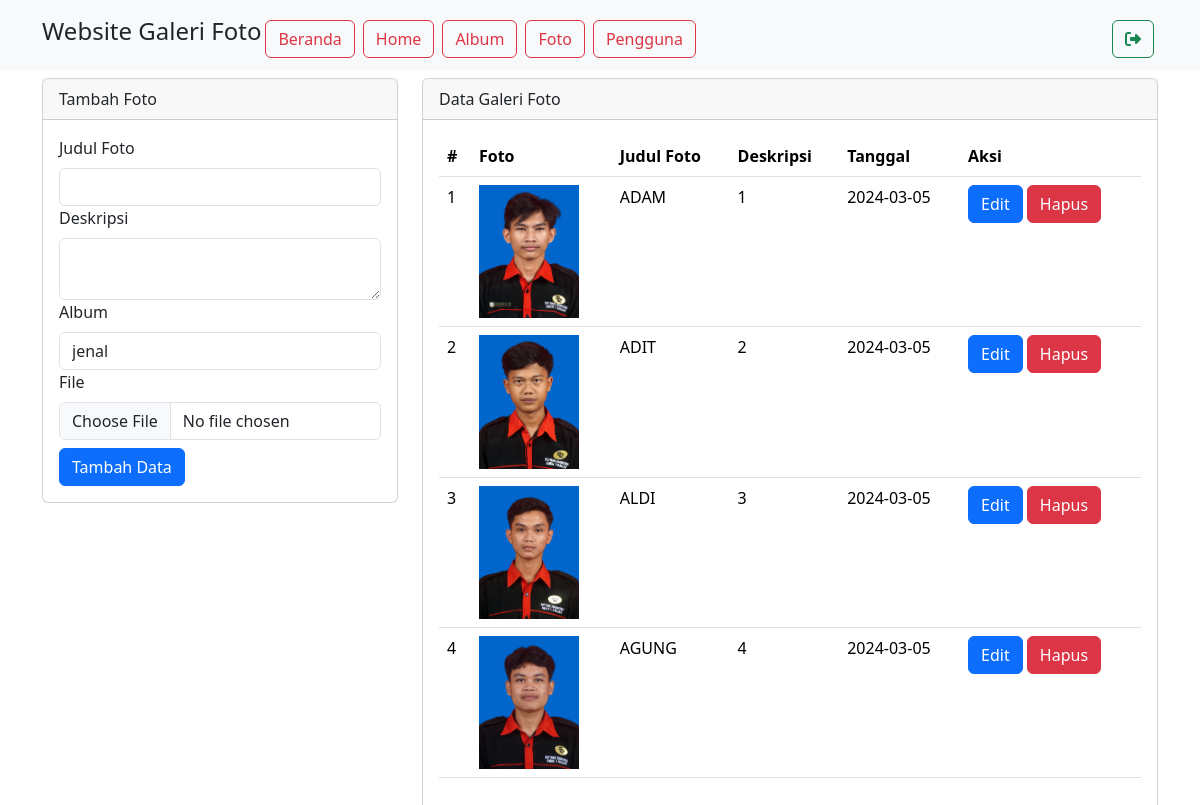
Screenshot of /admin/foto.php (signed in) with the database file from the repository.
### tables this page shows
CREATE TABLE `foto` (
  `fotoid` int(11) NOT NULL,
  `judulfoto` varchar(255) NOT NULL,
  `deskripsifoto` text NOT NULL,
  `tanggalunggah` date NOT NULL,
  `lokasifile` varchar(255) NOT NULL,
  `albumid` int(11) NOT NULL,
  `userid` int(11) NOT NULL
);

### admin/foto.php (the view, shortened to what this page needs)
<?php
include '../config/koneksi.php';
?>
<!DOCTYPE html>
<html lang="en">
<head>
    <link rel="stylesheet" type="text/css" href="../assets/css/bootstrap.min.css">
    <link rel="stylesheet" href="https://cdnjs.cloudflare.com/ajax/libs/font-awesome/6.5.1/css/all.min.css"/>
</head>
<body>
    <nav class="navbar navbar-expand-lg bg-body-tertiary">
        <div class="container">
        <h4>Website Galeri Foto</h4>
            <div class="collapse navbar-collapse mt-2" id="navbarNavAltMarkup">
                <div class="navbar-nav me-auto">
                <a href="../admin/index.php" class="btn btn-outline-danger m-1">Beranda</a>
                <a href="../admin/home.php" class="btn btn-outline-danger m-1">Home</a>
                <a href="../admin/album.php" class="btn btn-outline-danger m-1">Album</a>
                <a href="../admin/foto.php" class="btn btn-outline-danger m-1">Foto</a>
                <a href="../admin/manage_admin.php" class="btn btn-outline-danger m-1">Pengguna</a>
                </div>
                <a href="../config/aksi_logout.php" class="btn btn-outline-success m-1">
                    <i class="fas fa-sign-out-alt"></i>
                </a>
            </div>
        </div>
    </nav>
    <div class="container">
        <div class="row">
            <div class="col-md-4">
                <div class="card mt-2">
                    <div class="card-header">Tambah Foto</div>
                    <div class="card-body">
                        <form action="../config/aksi_foto.php" method="POST" enctype="multipart/form-data">
                            <label class="form-label">Judul Foto</label>
                            <input type="text" name="judulfoto" class="form-control" required>
                            <label class="form-label">Deskripsi</label>
                            <textarea class="form-control" name="deskripsifoto" required></textarea>
                            <label class="form-label">Album</label>
                            <select class="form-control" name="albumid" required>
                               <?php
                               $sql_album = mysqli_query($koneksi, "SELECT * FROM album");
                               while($data_album = mysqli_fetch_array($sql_album)){ ?>
                                 <option value="<?php echo $data_album['albumid'] ?>"><?php echo $data_album['namaalbum'] ?></option>
                               <?php } ?>
                            </select>
                            <label class="form-label">File</label>
                            <input type="file" class="form-control" name="lokasifile" required>
                            <button type="submit" class="btn btn-primary mt-2" name="tambah">Tambah Data</button>
                        </form>
                    </div>
                </div>
            </div>
            <div class="col-md-8">
                <div class="card mt-2">
                    <div class="card-header">Data Galeri Foto</div>
                    <div class="card-body">
                        <table class="table">
                            <thead>
                                <tr>
                                    <th>#</th>
                                    <th>Foto</th>
                                    <th>Judul Foto</th>
                                    <th>Deskripsi</th>
                                    <th>Tanggal</th>
                                    <th>Aksi</th>
                                </tr>
                            </thead>
                            <tbody>
                                <?php
                   $no = 1;
                   $userid = $_SESSION['userid'];
                   $sql = mysqli_query($koneksi, "SELECT * FROM foto WHERE userid='$userid'");
                   while ($data = mysqli_fetch_assoc($sql)){
                   ?>
                                <tr>
                                    <td><?php echo $no++ ?></td>
                                    <td>
                                        <img src="../assets/img/<?php echo $data['lokasifile'] ?>" width="100">
                                    </td>
                                    <td><?php echo $data['judulfoto'] ?></td>
                                    <td><?php echo $data['deskripsifoto'] ?></td>
                                    <td><?php echo $data['tanggalunggah'] ?></td>
                                    <td>
                                        <button type="button" class="btn btn-primary" data-bs-toggle="modal"
                                            data-bs-target="#edit<?php echo $data['fotoid'] ?>">
                                            Edit
                                        </button>
                                        <button type="button" class="btn btn-danger" data-bs-toggle="modal"
                                            data-bs-target="#hapus<?php echo $data['fotoid'] ?>">
                                            Hapus
                                        </button>
                                    </td>
                                </tr>
                                <?php } ?>
                            </tbody>
                        </table>
                    </div>
                </div>
            </div>
        </div>
    </div>
</body>
</html>

### rows the page displays
foto: lokasifile (picture), judulfoto "ADAM", deskripsifoto "1", tanggalunggah "2024-03-05"
foto: lokasifile (picture), judulfoto "ADIT", deskripsifoto "2", tanggalunggah "2024-03-05"
foto: lokasifile (picture), judulfoto "ALDI", deskripsifoto "3", tanggalunggah "2024-03-05"
foto: lokasifile (picture), judulfoto "AGUNG", deskripsifoto "4", tanggalunggah "2024-03-05"

### other values shown
form field albumid "jenal"
